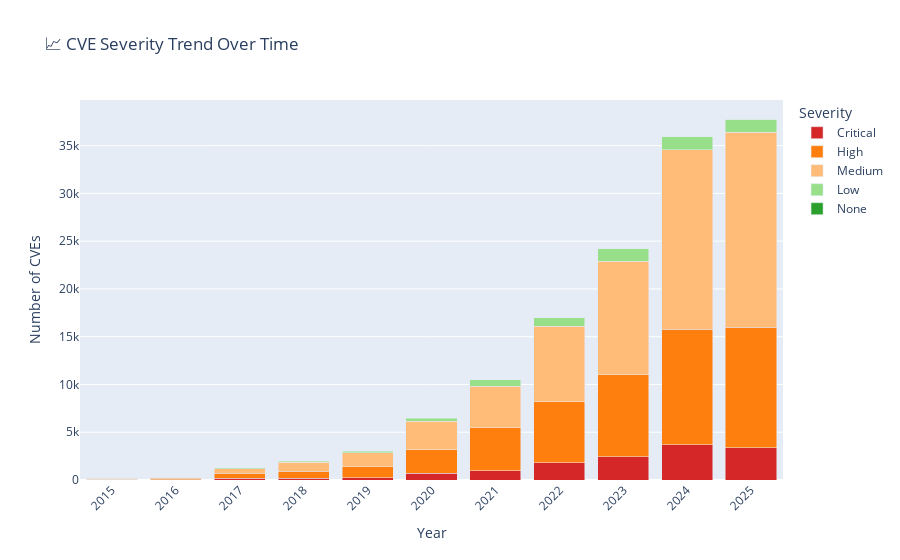

Notebook source saved alongside this figure:
### Code cell
# Severity trend over time
severity_by_year = (
    best_metrics
    .with_columns(pl.col("cve_id").str.extract(r"CVE-(\d{4})-", 1).alias("year"))
    .filter(pl.col("year").is_not_null())
    .group_by(["year", "severity"])
    .agg(pl.len().alias("count"))
    .sort("year")
    .filter(pl.col("year").cast(pl.Int32) >= 2015)
)

fig = px.bar(
    severity_by_year,
    x="year",
    y="count",
    color="severity",
    title="📈 CVE Severity Trend Over Time",
    labels={"year": "Year", "count": "Number of CVEs", "severity": "Severity"},
    color_discrete_map=severity_colors,
    category_orders={"severity": severity_order}
)
fig.update_layout(barmode="stack", xaxis_tickangle=-45)
fig.show()

### Figure 1 — Plotly figure (JSON) as saved in the notebook; plotly's stock layout.template omitted (floating-point values rounded to 4 significant figures)
{"data": [{"hovertemplate": "Severity=Critical<br>Year=%{x}<br>Number of CVEs=%{y}<extra></extra>", "legendgroup": "Critical", "marker": {"color": "#d62728", "pattern": {"shape": ""}}, "name": "Critical", "orientation": "v", "showlegend": true, "textposition": "auto", "type": "bar", "x": ["2015", "2016", "2017", "2018", "2019", "2020", "2021", "2022", "2023", "2024", "2025"], "xaxis": "x", "y": [21, 32, 171, 192, 234, 700, 950, 1819, 2444, 3664, 3400], "yaxis": "y"}, {"hovertemplate": "Severity=High<br>Year=%{x}<br>Number of CVEs=%{y}<extra></extra>", "legendgroup": "High", "marker": {"color": "#ff7f0e", "pattern": {"shape": ""}}, "name": "High", "orientation": "v", "showlegend": true, "textposition": "auto", "type": "bar", "x": ["2015", "2016", "2017", "2018", "2019", "2020", "2021", "2022", "2023", "2024", "2025"], "xaxis": "x", "y": [55, 139, 546, 734, 1151, 2488, 4537, 6383, 8556, 12116, 12589], "yaxis": "y"}, {"hovertemplate": "Severity=Medium<br>Year=%{x}<br>Number of CVEs=%{y}<extra></extra>", "legendgroup": "Medium", "marker": {"color": "#ffbb78", "pattern": {"shape": ""}}, "name": "Medium", "orientation": "v", "showlegend": true, "textposition": "auto", "type": "bar", "x": ["2015", "2016", "2017", "2018", "2019", "2020", "2021", "2022", "2023", "2024", "2025"], "xaxis": "x", "y": [98, 104, 470, 944, 1466, 2943, 4330, 7900, 11917, 18788, 20415], "yaxis": "y"}, {"hovertemplate": "Severity=Low<br>Year=%{x}<br>Number of CVEs=%{y}<extra></extra>", "legendgroup": "Low", "marker": {"color": "#98df8a", "pattern": {"shape": ""}}, "name": "Low", "orientation": "v", "showlegend": true, "textposition": "auto", "type": "bar", "x": ["2015", "2016", "2017", "2018", "2019", "2020", "2021", "2022", "2023", "2024", "2025"], "xaxis": "x", "y": [52, 34, 95, 110, 142, 350, 662, 866, 1274, 1371, 1372], "yaxis": "y"}, {"hovertemplate": "Severity=None<br>Year=%{x}<br>Number of CVEs=%{y}<extra></extra>", "legendgroup": "None", "marker": {"color": "#2ca02c", "pattern": {"shape": ""}}, "name": "None", "orientation": "v", "showlegend": true, "textposition": "auto", "type": "bar", "x": ["2025"], "xaxis": "x", "y": [9], "yaxis": "y"}], "layout": {"barmode": "stack", "legend": {"title": {"text": "Severity"}, "tracegroupgap": 0}, "title": {"text": "📈 CVE Severity Trend Over Time"}, "xaxis": {"anchor": "y", "domain": [0, 1], "tickangle": -45, "title": {"text": "Year"}}, "yaxis": {"anchor": "x", "domain": [0, 1], "title": {"text": "Number of CVEs"}}}}
